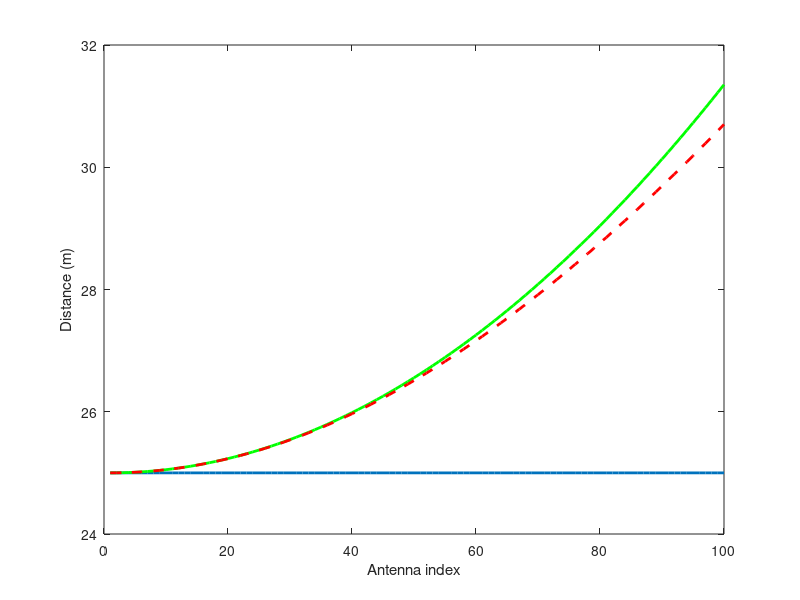

This chart was generated by the following MATLAB code: (Note: this script raises an error after producing the figure.)
clc;
clear all;

f = 2.5e9; % carrier frequency in Hz
c = 3e8; % spped of light in m/s
lambda = c/f; % wavelength in m
Mx = 100; % Number of antenna elements along the x-axis
My = 1; % Number of antenna elements along the y-axis
delx = 1.5*lambda; % Element spacing along the x-axis
dely = 1.5*lambda; % Element spacing along the y-axis
R  = 25; % Distance between first antenna element and drone

z2=1;
for th = [0:pi/20:pi];pi/2; % Elevation angle
z1=1;
for ph = [0:pi/20:2*pi]; % Azimuth angle
for p = 1:Mx;
for q = 1:My;
l = (q-1)*My+p;
% Distance without higher order term
dist_without_ho(l) = R -(sin(th)*(((p-1)*delx*cos(ph))+((q-1)*dely*sin(ph))));
% Distance with higher order term
dist_with_ho(l) = R +((inv(2*R))*(((p-1)^2*delx^2)+ ((q-1)^2*dely^2)))-(sin(th)*(((p-1)*delx*cos(ph))+((q-1)*dely*sin(ph))));
% Exact distance
dist_exact(l) = R *sqrt(1+((inv(R^2))*(((p-1)^2*delx^2)+ ((q-1)^2*dely^2)))-(2*inv(R)*sin(th)*(((p-1)*delx*cos(ph))+((q-1)*dely*sin(ph)))));
end

end
error_without_ho(z2,z1) = (dist_exact(end)-dist_without_ho(end))*100./dist_exact(end); % Relative error without higher order term
error_with_ho(z2,z1) = (dist_exact(end)-dist_with_ho(end))*100./dist_exact(end); % Relative error with higher order term
z1=z1+1;

end
z2=z2+1;

end

figure;plot(dist_without_ho,'linewidth',2); hold on; plot(dist_with_ho,'g','linewidth',2);plot(dist_exact,'r--','linewidth',2);
xlabel('Antenna index');ylabel('Distance (m)');
legend(3,'without higher order term','with higher order term','exact','Location','northwest');
% axis([1 Mx 0 2*R]);

figure;mesh( [0:pi/20:2*pi]*180/pi,[0:pi/20:pi]*180/pi,abs(error_with_ho));
xlabel('Azimuth angle (deg)');ylabel('Elevation angle (deg)');zlabel('error (%) with higher order term');
axis([0 360 0 180 0 100]);colorbar;

figure;mesh( [0:pi/20:2*pi]*180/pi,[0:pi/20:pi]*180/pi,abs(error_without_ho));
xlabel('Azimuth angle (deg)');ylabel('Elevation angle (deg)');zlabel('error (%) without higher order term');
axis([0 360 0 180 0 100]);colorbar;
